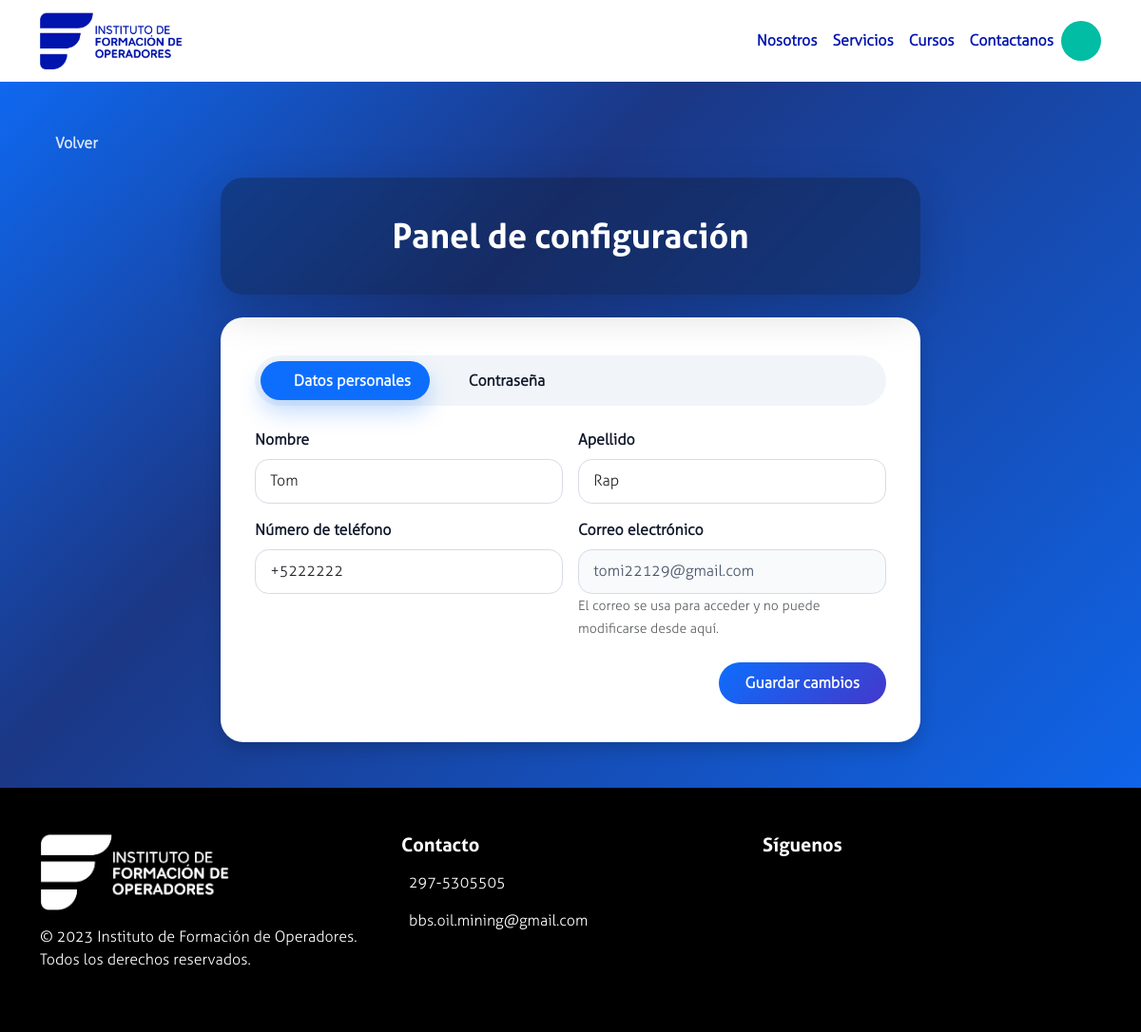
The app's page /configuracion.php (signed in) with its own data.
### tables this page shows
CREATE TABLE `usuarios` (
  `id_usuario` int(11) NOT NULL,
  `email` varchar(50) NOT NULL,
  `nombre` varchar(255) DEFAULT NULL,
  `apellido` varchar(255) DEFAULT NULL,
  `telefono` varchar(50) DEFAULT NULL,
  `clave` varchar(60) NOT NULL,
  `id_estado` int(11) NOT NULL,
  `id_permiso` int(11) NOT NULL,
  `token_verificacion` varchar(64) DEFAULT NULL,
  `token_expiracion` datetime DEFAULT NULL,
  `verificado` tinyint(1) UNSIGNED NOT NULL DEFAULT 0,
  `google_sub` varchar(255) DEFAULT NULL
);

### configuracion.php (the view, shortened to what this page needs)
<?php
$pdo = getPdo();
$userId = (int)($_SESSION['usuario'] ?? 0);
$activeTab = $_SESSION['config_active_tab'] ?? 'perfil';
try {
    $stmt = $pdo->prepare('SELECT email, nombre, apellido, telefono FROM usuarios WHERE id_usuario = ? LIMIT 1');
    $stmt->execute([$userId]);
    $usuario = $stmt->fetch(PDO::FETCH_ASSOC);
} catch (Throwable $exception) {
    http_response_code(500);
    echo 'No pudimos cargar los datos de tu cuenta.';
    exit;
}
$page_styles = '<link rel="stylesheet" href="assets/styles/style_configuracion.css">';
?>
<!DOCTYPE html>
<html lang="es">
<?php include 'head.php'; ?>
<body class="config-page d-flex flex-column min-vh-100">
<?php include 'nav.php'; ?>
<header class="config-hero">
    <div class="container">
        <a href="javascript:history.back();" class="config-back"><i class="fas fa-arrow-left me-2"></i>Volver</a>
        <div class="row justify-content-center">
            <div class="col-xl-8">
                <div class="config-hero-card shadow-lg w-100 text-center">
                    <h1>Panel de configuración</h1>
                </div>
            </div>
        </div>
    </div>
</header>
<main class="config-main flex-grow-1 py-5">
    <div class="container">
        <div class="row justify-content-center">
            <div class="col-xl-8">
                <div class="config-card shadow">
                    <ul class="nav nav-pills config-tabs" id="configTabs" role="tablist">
                        <li class="nav-item" role="presentation">
                            <button class="nav-link <?php echo $activeTab === 'perfil' ? 'active' : ''; ?>" id="tab-perfil" data-bs-toggle="tab" data-bs-target="#panel-perfil" type="button" role="tab" aria-controls="panel-perfil" aria-selected="<?php echo $activeTab === 'perfil' ? 'true' : 'false'; ?>">
                                <i class="fas fa-user-circle me-2"></i>Datos personales
                            </button>
                        </li>
                        <li class="nav-item" role="presentation">
                            <button class="nav-link <?php echo $activeTab === 'password' ? 'active' : ''; ?>" id="tab-password" data-bs-toggle="tab" data-bs-target="#panel-password" type="button" role="tab" aria-controls="panel-password" aria-selected="<?php echo $activeTab === 'password' ? 'true' : 'false'; ?>">
                                <i class="fas fa-lock me-2"></i>Contraseña
                            </button>
                        </li>
                    </ul>
                    <div class="tab-content mt-4" id="configTabsContent">
                        <div class="tab-pane fade <?php echo $activeTab === 'perfil' ? 'show active' : ''; ?>" id="panel-perfil" role="tabpanel" aria-labelledby="tab-perfil">
                            <form method="POST" class="config-form">
                                <div class="row g-3">
                                    <div class="col-md-6">
                                        <label for="nombre" class="form-label">Nombre</label>
                                        <input type="text" class="form-control" id="nombre" name="nombre" value="<?php echo htmlspecialchars((string)$usuario['nombre'], ENT_QUOTES, 'UTF-8'); ?>" required>
                                    </div>
                                    <div class="col-md-6">
                                        <label for="apellido" class="form-label">Apellido</label>
                                        <input type="text" class="form-control" id="apellido" name="apellido" value="<?php echo htmlspecialchars((string)$usuario['apellido'], ENT_QUOTES, 'UTF-8'); ?>" required>
                                    </div>
                                    <div class="col-md-6">
                                        <label for="telefono" class="form-label">Número de teléfono</label>
                                        <input type="tel" class="form-control" id="telefono" name="telefono" value="<?php echo htmlspecialchars((string)$usuario['telefono'], ENT_QUOTES, 'UTF-8'); ?>" pattern="[0-9+()\s-]{6,}" required>
                                    </div>
                                    <div class="col-md-6">
                                        <label class="form-label">Correo electrónico</label>
                                        <div class="config-email-box">
                                            <input type="email" class="form-control" value="<?php echo htmlspecialchars((string)$usuario['email'], ENT_QUOTES, 'UTF-8'); ?>" readonly>
                                            <small class="text-muted">El correo se usa para acceder y no puede modificarse desde aquí.</small>
                                        </div>
                                    </div>
                                </div>
                                <div class="text-end mt-4">
                                    <button type="submit" class="btn btn-gradient">Guardar cambios</button>
                                </div>
                            </form>
                        </div>
                    </div>
                </div>
            </div>
        </div>
    </div>
</main>
<?php include 'footer.php'; ?>
</body>
</html>

### assets/styles/style.css (style rules this page uses)
:root { --color-primary: #00BDA3; --color-primary-rgb: 0, 189, 163; --color-secondary: #0014AE; --color-light: #FFFFFF; --color-gray-light: #F5F5F5; --color-gray-dark: #585856; --color-dark: #000000; --navbar-height: 5rem; }
body { font-family: 'aller_lt'; margin: 0; background-color: var(--color-light); background-size: 100px 100px; position: relative; overflow-x: hidden; background: linear-gradient(135deg, #0014AE 0%, #00BDA3 100%); }
h1, h2, h3, h4, h5, h6 { font-family: 'aller_b'; }
html { scroll-behavior: smooth; scroll-padding-top: var(--navbar-height); }

### assets/styles/style_configuracion.css (style rules this page uses)
.config-hero { padding: 3rem 0 1rem; color: #ffffff; }
.config-back { display: inline-flex; align-items: center; gap: .5rem; font-weight: 600; color: rgba(255,255,255,.85); text-decoration: none; margin-bottom: 1.5rem; transition: transform .2s ease, color .2s ease; }
.config-hero-card { margin: 0 auto; max-width: 100%; background: rgba(15, 23, 42, 0.35); border-radius: 1.5rem; padding: 2.5rem; backdrop-filter: blur(6px); }
.config-hero-card h1 { font-size: clamp(1.8rem, 3vw, 2.4rem); margin: 0; text-align: center; color: #ffffff; }
.config-main { margin-top: -2.5rem; }
.config-card { background: #ffffff; border-radius: 1.5rem; padding: 2.5rem 2.25rem; border: none; }
.config-tabs { background: #f1f5f9; border-radius: 999px; padding: .35rem; gap: .35rem; }
.config-tabs .nav-link { border-radius: 999px; color: #0f172a; font-weight: 600; display: flex; align-items: center; gap: .45rem; padding: .55rem 1.25rem; transition: all .2s ease; }
.config-tabs .nav-link.active { background: #0d6efd; color: #ffffff; box-shadow: 0 12px 25px rgba(13,110,253,0.25); }
.config-form .form-label { font-weight: 600; color: #0f172a; }
.config-form .form-control { border-radius: .9rem; border: 1px solid #d6dbe6; padding: .65rem .95rem; transition: border .2s ease, box-shadow .2s ease; }
.config-email-box .form-control[readonly] { background: #f8fafc; cursor: not-allowed; color: #475569; }
.btn-gradient { background: linear-gradient(135deg, #0d6efd, #4338ca); border: none; color: #ffffff; padding: .65rem 1.75rem; border-radius: 999px; font-weight: 600; transition: transform .2s ease, box-shadow .2s ease; }

### records on screen
usuarios: nombre "Tom", apellido "Rap", telefono "+5222222", email "tomi22129@gmail.com"
